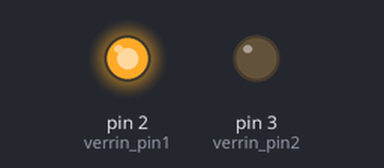
A sketch run on a simulated Arduino Uno, built with avr-gcc and run on an emulated ATmega328P. Parts: output pins drawn as LEDs (lit = HIGH).

Above: at 0.1 s.
Timing chart, 0 to 1.6 s (numbered marks = the images above):
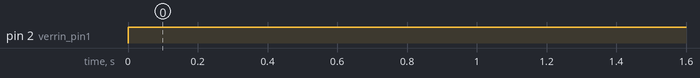

The sketch:

poule_house.ino
```cpp
// Déclaration des deux pin connectés vers le pont en H
int verrin_pin1 = 2;
int verrin_pin2 = 3;

//Déclaration des deux pin en mode output
void setup() {
  pinMode(verrin_pin1, OUTPUT);
  pinMode(verrin_pin2, OUTPUT);
}

//Boucle qui permet de lire toutes les 10 minutes la valeur renvoyée par la LDR
//Si la valeur est supérieure à 300, le verrin s'ouvre, sinon il se ferme.

void loop() {
  int lum = analogRead(A0);

  if (lum > 300) {
    digitalWrite(verrin_pin1, HIGH);
    digitalWrite(verrin_pin2, LOW);
  }
  else {
    digitalWrite(verrin_pin1, LOW);
    digitalWrite(verrin_pin2, HIGH);
  }

  delay(1000000);
}
```

Measured:
- by itself, pin 2 (verrin_pin1): LOW → HIGH at 0.00 s
